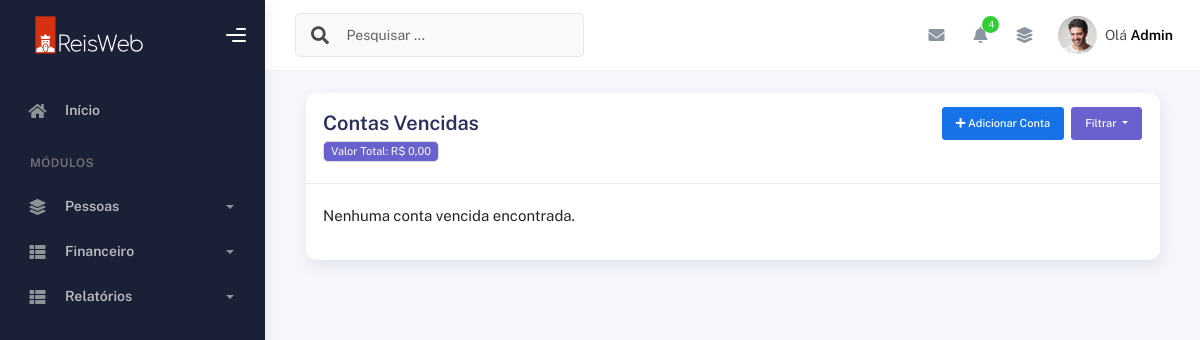
Before: /contas/vencidas/ (signed in) with the older database file.
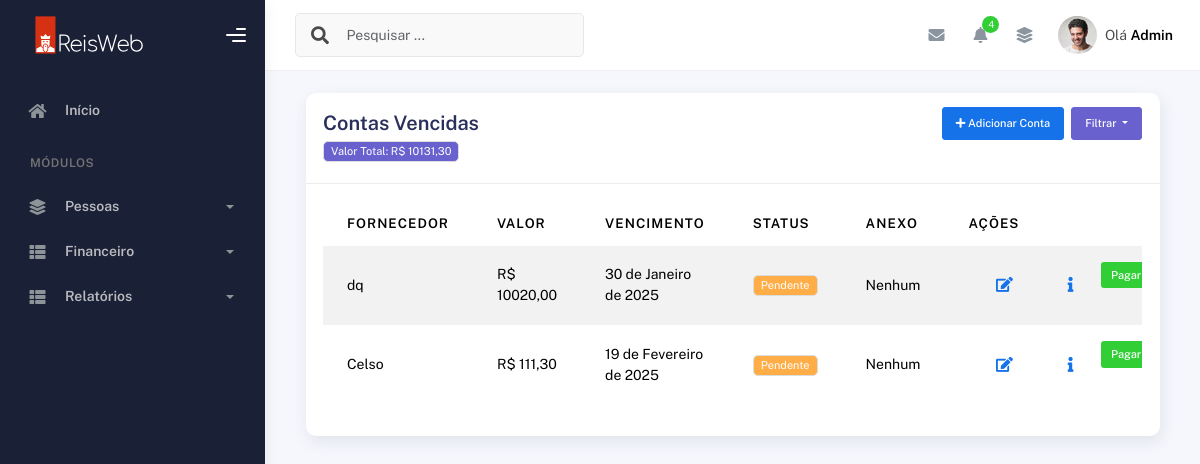
After: the same page with the newer database file.
### plataformacontas/models.py (models this page shows, shortened)
class ContaPagar(models.Model):
    STATUS_CHOICES = (
        (0, 'Pendente'),
        (1, 'Paga'),
    )
    pastor = models.ForeignKey(User, on_delete=models.CASCADE)  # Usuário dono da conta
    fornecedor = models.CharField(max_length=255)  # Nome do fornecedor
    descricao = models.TextField()  # Descrição da conta
    valor = models.DecimalField(max_digits=10, decimal_places=2)  # Valor da conta
    data_vencimento = models.DateField()  # Data de vencimento da conta
    quantidade_parcelas = models.PositiveIntegerField(default=1)  # Número de parcelas
    arquivo = models.FileField(upload_to="contas_a_pagar/", blank=True, null=True)  # Upload de arquivo
    data_criacao = models.DateTimeField(auto_now_add=True)  # Data de criação
    status = models.IntegerField(choices=STATUS_CHOICES, default=0)  # Pendente como padrão
    class Meta:
        ordering = ['data_vencimento']

### plataformacontas/views.py (the view)
# urls.py: path('contas/vencidas/', views.contas_vencidas, name='contas_vencidas'),
@login_required(login_url='/usuarios/login')
def contas_vencidas(request):
    data_atual = now().date()
    contas_vencidas = ContaPagar.objects.filter(
        pastor=request.user,
        data_vencimento__lt=data_atual,
        status=0  # Apenas contas pendentes
    ).order_by("data_vencimento")
    total_contas_vencidas = contas_vencidas.aggregate(total=Sum('valor'))['total'] or 0
    return render(request, "contas_vencidas.html", {
        "contas": contas_vencidas,
        "total_contas_vencidas": total_contas_vencidas
    })

### plataformacontas/templates/contas_vencidas.html (shortened to what the changed rows need)
{% extends "bases/base_plataformaigreja.html" %}
{% load static %}
{% block 'conteudo' %}
<div class="container">
    <div class="page-inner">
      <div class="col-md-12">
        <div class="card">
          <div class="card-header">
            <h6><span class="badge bg-secondary">Valor Total:</strong> R$ {{ total_contas_vencidas|floatformat:2 }}</span></h6>
          </div>
        <div class="card-body">
                    <div class="table-responsive">
                    {% if contas %}
                      <table
                        id="add-row"
                        class="display table table-striped table-hover"
                      >
                        <thead>
                          <tr>
                            <th>Fornecedor</th>
                            <th>Valor</th>
                            <th>Vencimento</th>
                            <th>Status</th>
                            <th>Anexo</th>
                            <th style="width: 10%">Ações</th>
                          </tr>
                        </thead>
                        <tbody>
                            {% for conta in contas %}
                            <tr style="color: red;">
                              <td>{{ conta.fornecedor }}</td>
                              <td>R$ {{ conta.valor }}</td>
                              <td>{{ conta.data_vencimento }}</td>
                              <td>
                                {% if conta.status == 0 %}
                                    <span class="badge bg-warning">Pendente</span>
                                {% else %}
                                    <span class="badge bg-success">Paga</span>
                                {% endif %}
                              </td>
                              <td>
                                {% if conta.arquivo %}
                                <a href="{{ conta.arquivo.url }}" target="_blank">Baixar</a>
                                {% else %}
                                Nenhum
                                {% endif %}
                              </td>
                              <td>
                                <div class="form-button-action">
                                  <a href="{% url 'editar_conta' conta.id %}">
                                  <button
                                    type="button"
                                    title="Editar"
                                    class="btn btn-link btn-primary btn-lg"
                                    data-original-title="Edit Task"
                                    data-bs-toggle="modal"
                                    data-bs-target="#editarMembroModal"
                                  >
                                    <i class="fa fa-edit"></i>
                                  </button>
                                </a>
                                <button
                                    type="button"
                                    title="Informações"
                                    class="btn btn-link btn-primary btn-lg btn-detalhes"
                                    data-original-title="Edit Task"
                                    data-id="#"
                                    data-modal="modal-{{ conta.id }}"
                                    data-bs-toggle="modal"
                                    data-bs-target="#modal-{{ conta.id }}"
                                  >
                                    <i class="fa fa-info"></i>
                                  </button>
                                  {% if conta.status == 0 %}
                                  <form>
                                      <a href="{% url 'pagar_conta' conta.id %}"><button
                                        type="button"
                                        title="Pagar"
                                        class="btn btn-success btn-sm"
                                        style="color: white; padding: 5px 10px; border: none; cursor: pointer;"
                                      >
                                        Pagar
                                      </button>
                                      </a>
                                    </form>
                                  {% endif %}
                                </div>
                              </td>
                            </tr>
                          {% endfor %}
                        </tbody>
                      </table>
                    {% else %}
                        <p>Nenhuma conta vencida encontrada.</p>
                    {% endif %}
                    </div>
                  </div>
                </div>
              </div>
            </div>
          </div>
        </div>
      </div>
    </div>
{% endblock %}

Changed rows visible on the page:
added ContaPagar: fornecedor "dq", valor "10020,00", data_vencimento "30 de Janeiro de 2025", status "Pendente", arquivo "Nenhum"
added ContaPagar: fornecedor "Celso", valor "111,30", data_vencimento "19 de Fevereiro de 2025", status "Pendente", arquivo "Nenhum"
Other visible differences:
{{ total_contas_vencidas|floatformat:2 }}: "0,00" → "10131,30"
text no longer shown: "Nenhuma conta vencida encontrada."
text now shown: "FORNECEDOR VALOR VENCIMENTO STATUS ANEXO AÇÕES"
